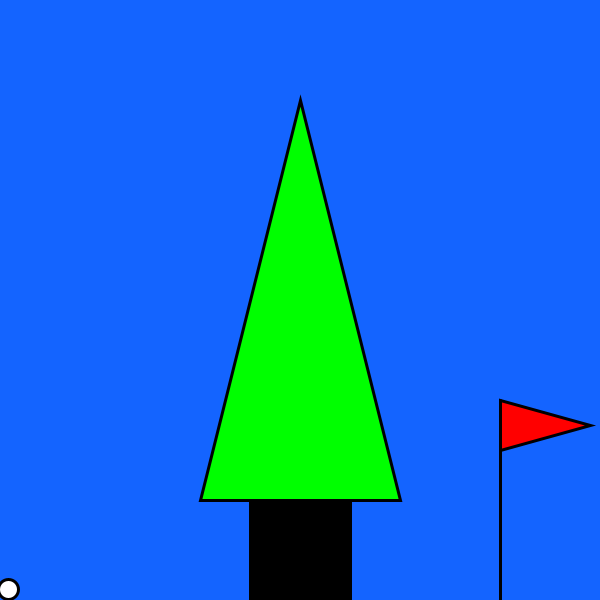
Frame 1 (no input)
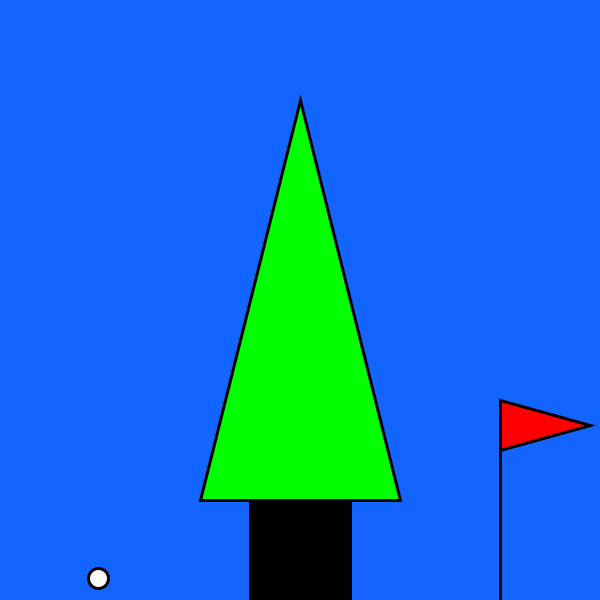
Frame 60 (the mouse pressed at the canvas centre just before this capture)
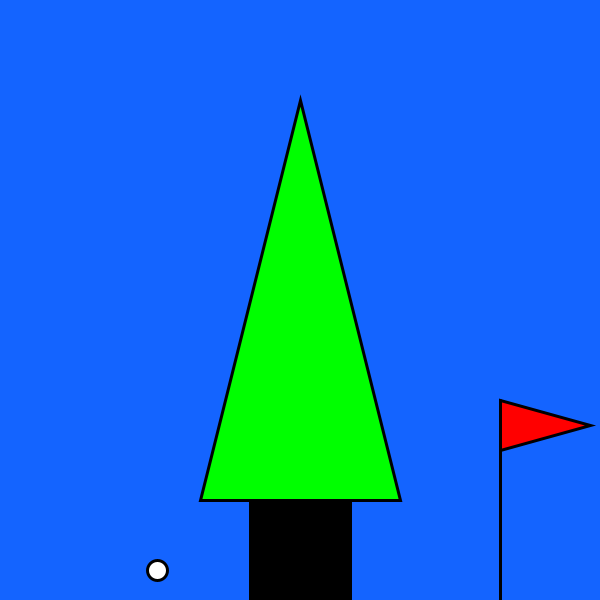
Frame 120 (the mouse held since frame 60 and released just before this capture)

The Processing sketch that drew these frames (run headless with seeded random() and noise(); from frame 60 on, the mouse is pressed at the canvas centre):

// Processing sketch: processing_62228
// ── processing_62228.pde

float diameter; 
float ballX; 
float ballY; 
float xSpeed; 
float ySpeed;


void setup() { 
  size(600, 600); 
  background(255, 255, 255); 
  smooth(); 
  frameRate(60); 
  diameter = 20; 
  ballX = 0; 
  ballY = 600; 
  xSpeed = 2; 
  ySpeed = 1;
} 
void draw() { 
  background(20, 100, 255); 
  fill(255, 255, 255);
  strokeWeight(3);
  line(500, 400, 500, 600);

  fill(255, 0, 0);
  triangle(500, 400, 590, 425, 500, 450);
  fill(0, 255, 0);
  triangle(300, 100, 200, 500, 400, 500);
  fill(0, 0, 0);
  quad(250, 600, 250, 500, 350, 500,350 , 600 );









  // Is ball at the bottom? 
  if (ballY >= height-diameter/2 ) 
  { 
    ballY = height-diameter/2;
    ySpeed = ySpeed * (-1) ;
  }
  // Is ball at the top? 
  if (ballY <= diameter/2 )
  { 
    ballY = diameter/2; 
    ySpeed = ySpeed * (-1) ;
  } 
  // Is ball at the right edge?
  if (ballX >= width-diameter/2 ) 
  { 
    ballX = width-diameter/2;
    xSpeed = xSpeed * (-1) ;
  }
  // Is ball at the left edge? 
  if (ballX <= diameter/2 )
  { 
    ballX = diameter/2; 
    xSpeed = xSpeed * (-1) ;
  }


 
  ballX = ballX + xSpeed; 
  ballY = ballY + ySpeed;
  fill(255, 255, 255);
  ellipse( ballX, ballY, diameter, diameter );
  println("x=" + ballX + " y=" + ballY);
  ySpeed = ySpeed+.4;
  // loosing height after each bounce
  if (ballY > height-diameter/2)
  {
    ballY=height-diameter/2;
    ySpeed = ySpeed*.6;
  }
 
// slow the ball down faster when it is rolling.
  if (ballY > height-diameter/2-1)
  {
    xSpeed *=.9;
  }
}

void mouseDragged()
{
  ballX = mouseX;
  ballY= mouseY;
  xSpeed = mouseX - pmouseX;
  ySpeed = mouseY - pmouseY;
}
